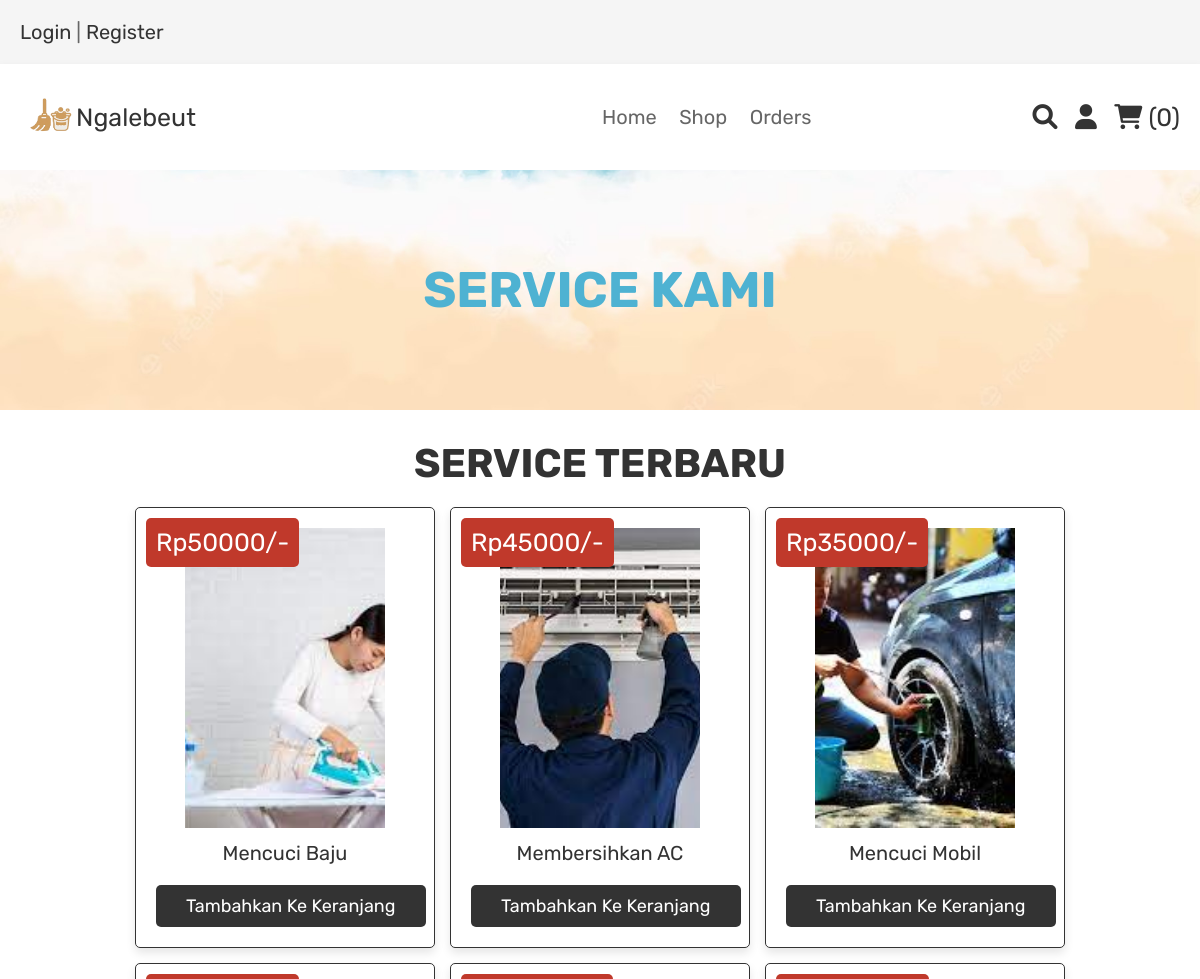
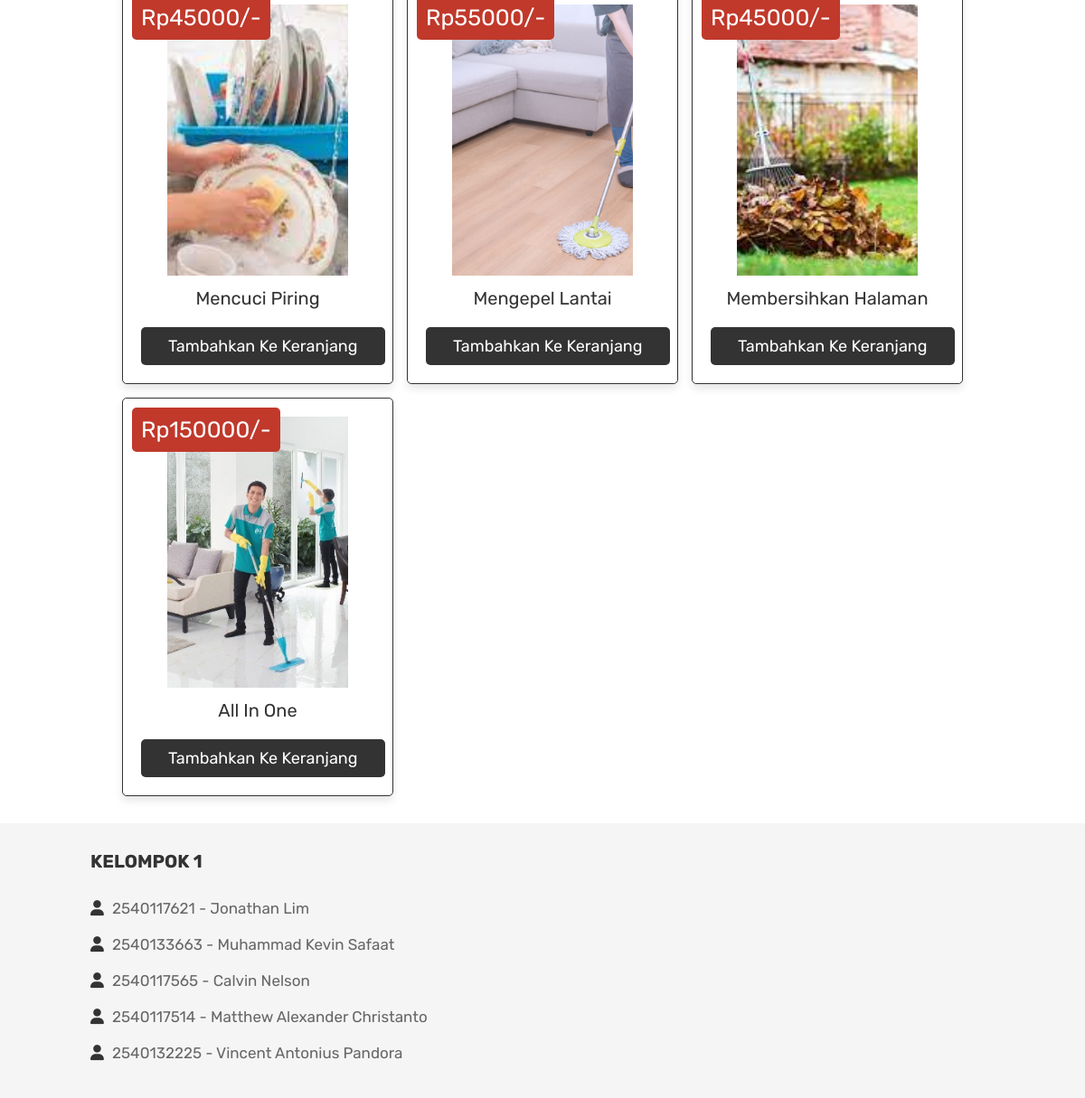
Screenshot of /shop.php (signed in) with the database file from the repository (2 pictures, top to bottom).
### tables this page shows
CREATE TABLE `products` (
  `id` int(100) NOT NULL,
  `name` varchar(100) NOT NULL,
  `price` int(100) NOT NULL,
  `image` varchar(100) NOT NULL
);

### shop.php (the view, shortened to what this page needs)
<?php
include 'config.php';
?>
<!DOCTYPE html>
<html lang="en">
<head>
   <link rel="stylesheet" href="https://cdnjs.cloudflare.com/ajax/libs/font-awesome/6.0.0/css/all.min.css">
   <link rel="stylesheet" href="css/style.css">
</head>
<body>
<?php include 'header.php'; ?>
<div class="heading">
   <h3>SERVICE KAMI</h3>
</div>
<section class="products">
   <h1 class="title">Service Terbaru</h1>
   <div class="box-container">
      <?php
         $select_products = mysqli_query($conn, "SELECT * FROM `products`") or die('query failed');
         if(mysqli_num_rows($select_products) > 0){
            while($fetch_products = mysqli_fetch_assoc($select_products)){
      ?>
     <form action="" method="post" class="box">
      <img class="image" src="uploaded_img/<?php echo $fetch_products['image']; ?>" alt="">
      <div class="name"><?php echo $fetch_products['name']; ?></div>
      <div class="price">Rp<?php echo $fetch_products['price']; ?>/-</div>
      <input type="submit" value="Tambahkan ke keranjang" name="add to cart" class="btn">
     </form>
      <?php
         }
      }else{
         echo '<p class="empty">Belum ada service yang tersedia!</p>';
      }
      ?>
   </div>
</section>
<?php include 'footer.php'; ?>
</body>
</html>

### css/style.css (style rules this page uses)
:root { --black:#8e44ad; --red:#c0392b; --orange:#f39c12; --black:#333; --white:#fff; --light-color:#666; --light-white:#ccc; --light-bg:#f5f5f5; --border:.1rem solid var(--black); --box-shadow:0 .5rem 1rem rgba(0,0,0,.1); }
* { font-family: 'Rubik', sans-serif; margin:0; padding:0; box-sizing: border-box; outline: none; border:none; text-decoration: none; transition:all .2s linear; }
html { font-size: 62.5%; overflow-x: hidden; }
section { padding:3rem 2rem; }
.title { text-align: center; margin-bottom: 2rem; text-transform: uppercase; color:var(--black); font-size: 4rem; }
.btn, .option-btn, .delete-btn, .white-btn { display: inline-block; margin-top: 1rem; padding:1rem 3rem; cursor: pointer; color:var(--white); font-size: 1.8rem; border-radius: .5rem; text-transform: capitalize; }
.white-btn, .btn { background-color: var(--black); }
.heading { min-height: 30vh; display: flex; flex-flow: column; align-items: center; justify-content: center; gap:1rem; background: url(../images/home2.jpg) no-repeat; background-size: cover; background-position: center; text-align: center; }
.heading h3 { font-size: 5rem; color:#4eb2d2; text-transform: uppercase; }
.products .box-container { max-width: 1200px; margin:0 auto; display: grid; grid-template-columns: repeat(auto-fit, 30rem); align-items: flex-start; gap:1.5rem; justify-content: center; }
.products .box-container .box { border-radius: .5rem; background-color: var(--white); box-shadow: var(--box-shadow); padding:2rem; text-align: center; border:var(--border); position: relative; }
.products .box-container .box .image { height: 30rem; width: 20rem; object-fit: cover; }
.products .box-container .box .name { padding:1rem 0; font-size: 2rem; color:var(--black); }
.products .box-container .box .price { position: absolute; top:1rem; left:1rem; border-radius: .5rem; padding:1rem; font-size: 2.5rem; color:var(--white); background-color: var(--red); }

### rows the page displays
products: image (picture), name "Mencuci Baju", price "50000"
products: image (picture), name "Membersihkan AC", price "45000"
products: image (picture), name "Mencuci Mobil", price "35000"
products: image (picture), name "Mencuci Piring", price "45000"
products: image (picture), name "Mengepel Lantai", price "55000"
products: image (picture), name "Membersihkan Halaman", price "45000"
products: image (picture), name "All In One", price "150000"

### other values shown
$cart_rows_number "0"
